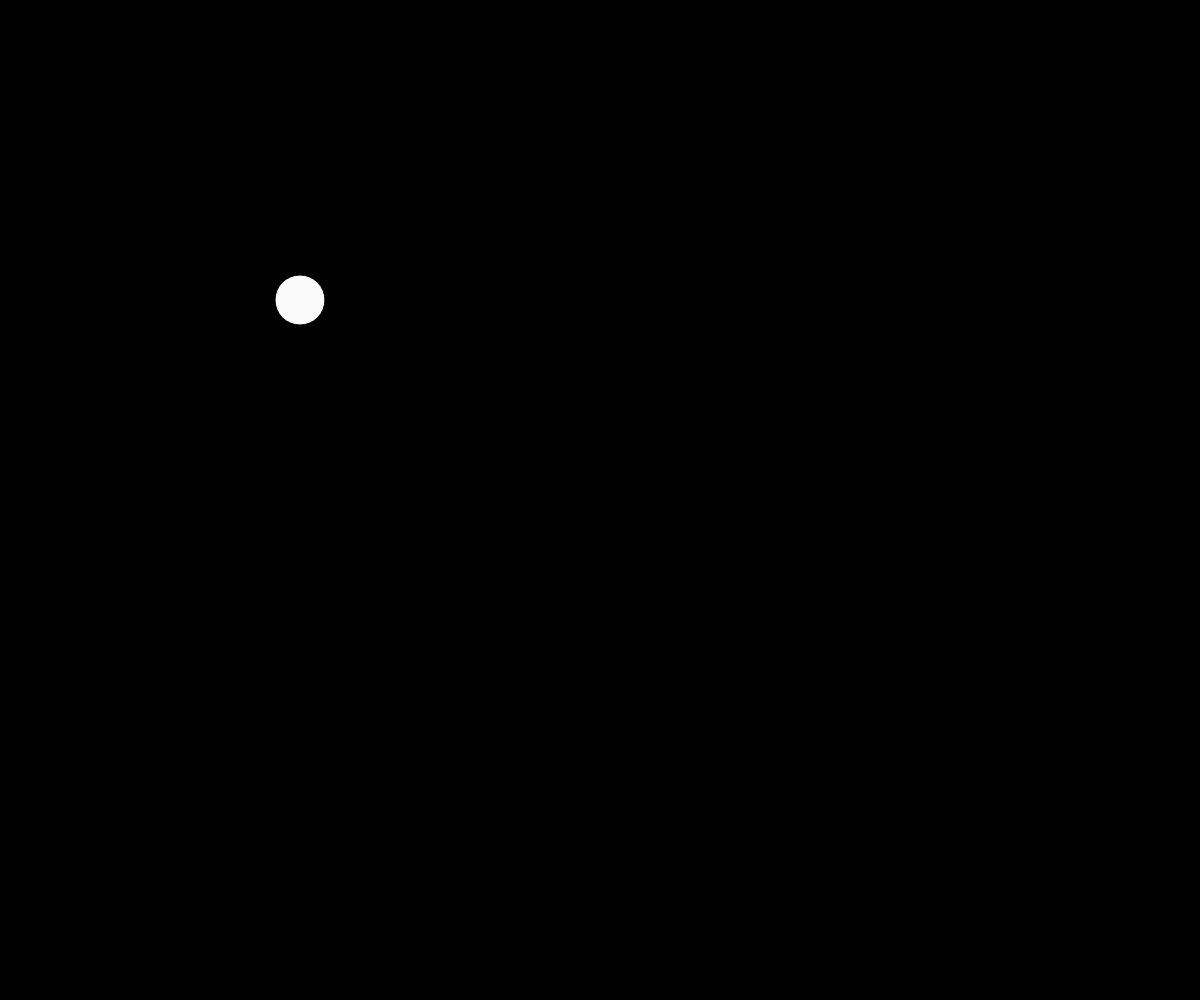
Frame 1 (no input)
Frame 60 (no input): identical to frame 1, image omitted
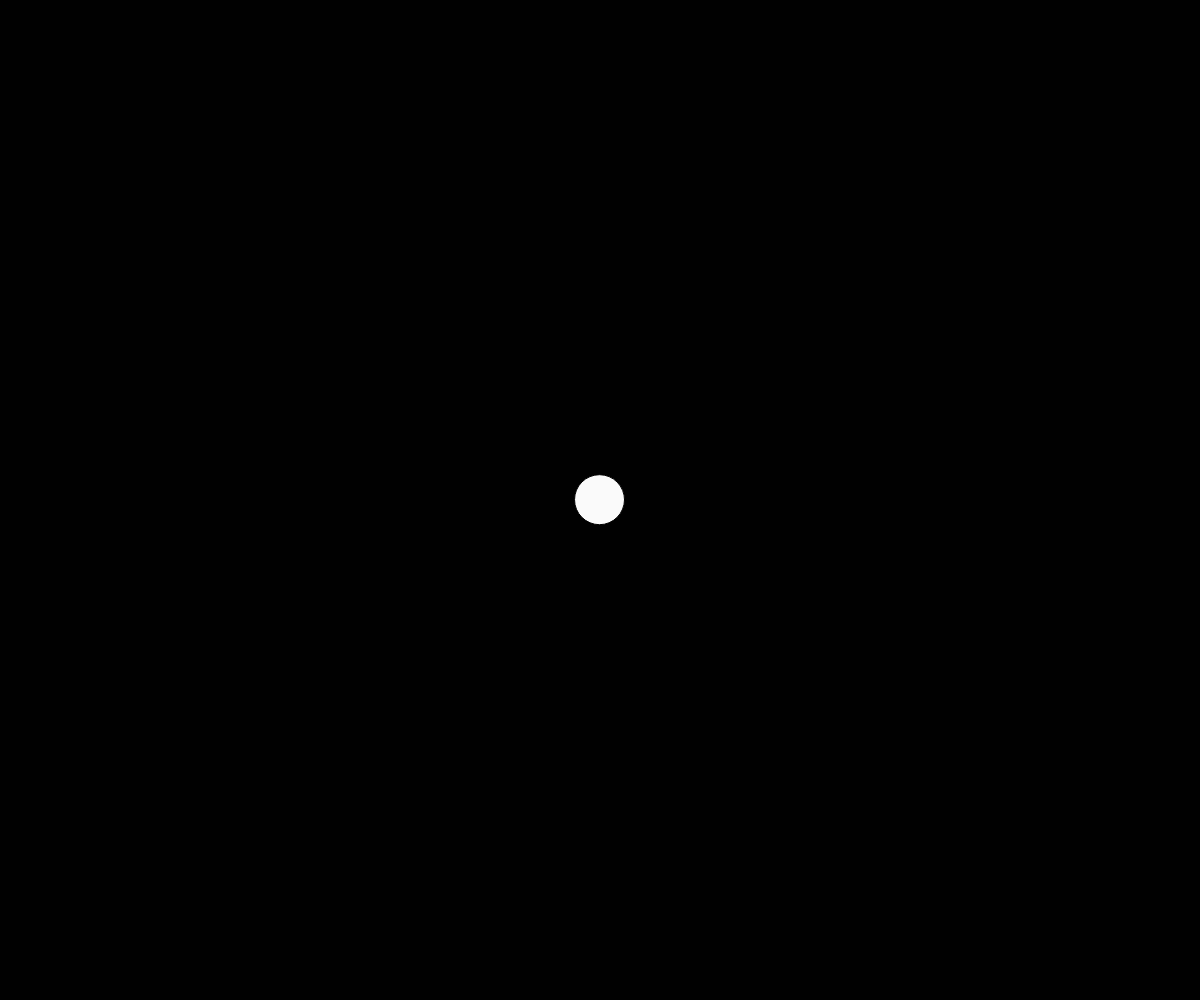
Frame 120 (the mouse pressed at the canvas centre since frame 60)

The p5.js sketch that drew these frames (run headless with seeded random() and noise() and a simulated clock; from frame 60 on, the mouse is pressed at the canvas centre):

// p5.js sketch
// ── sketch.js


var player;

function setup() {
	createCanvas(windowWidth, windowHeight);
	player = new Avatar();
}

function draw() {

	background(1);

	player.display();	
	player.pressed();

	
	player.move();


}
// ── avatar.js
var cord = [];
var a;
var go;


function Avatar(){
	this.pos = createVector(300, 300);
	this.velocity = createVector(0, 0);
	this.acceleration = createVector(0, 0);


	this.display = function(){
		fill(250);
		ellipse(this.pos.x, this.pos.y, 50, 50);
	}

	this.pressed = function(){
	if(mouseIsPressed){
			a = createVector(mouseX, mouseY);
			append(cord, a);
			console.log(cord[cord.length - 1]);
	}
	}

	this.move = function(){
	 		
	 	if(cord[0] != undefined){
	 		//cord[cord.length - 1] 
			go = cord[cord.length-1].sub(this.pos);
			go.setMag(5);
			this.acceleration = go;

			this.velocity.add(this.acceleration);
			this.pos.add(this.velocity);
			this.velocity.limit(5);		
		}
 	
	}
	
}
